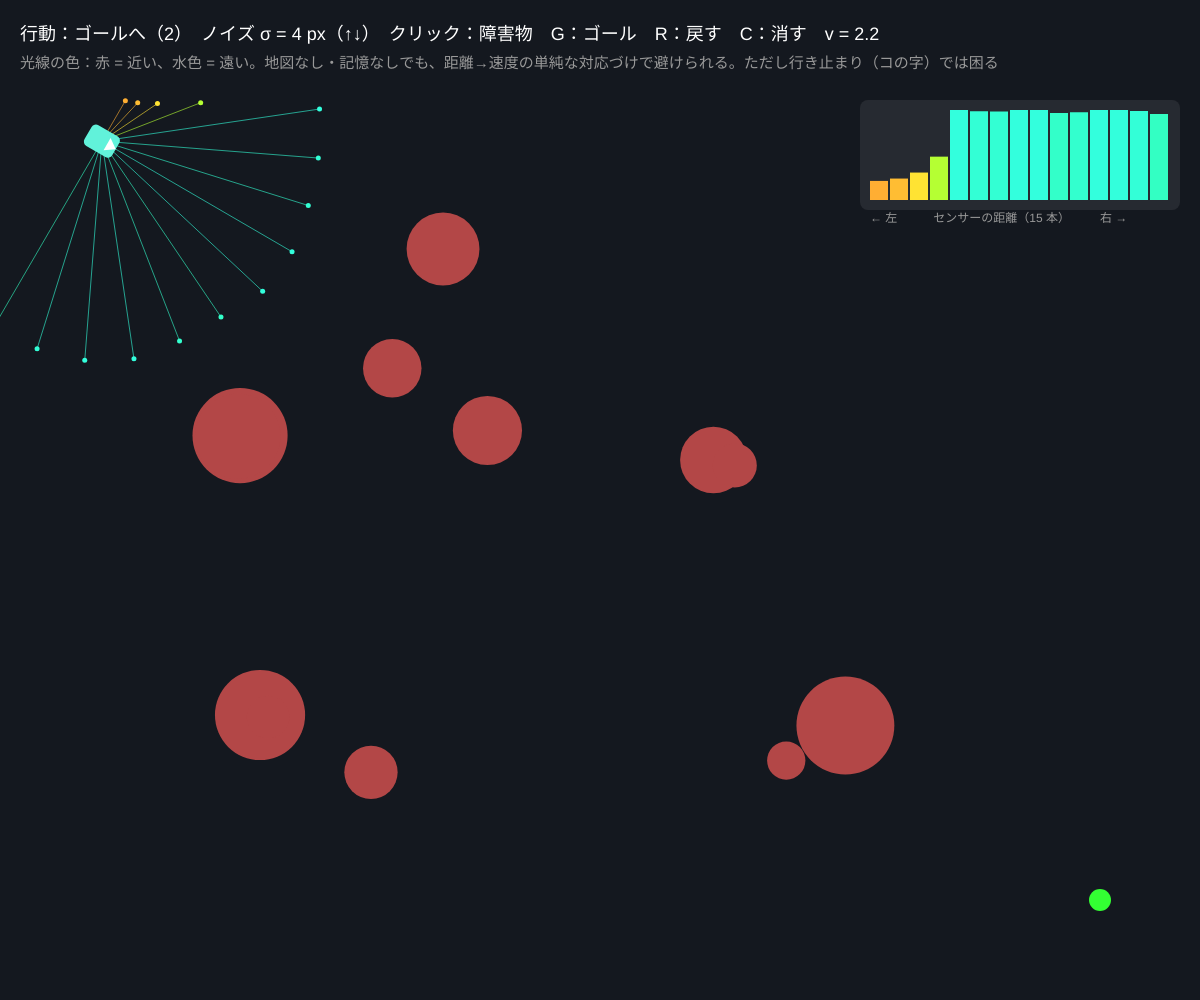
Frame 1 (no input)
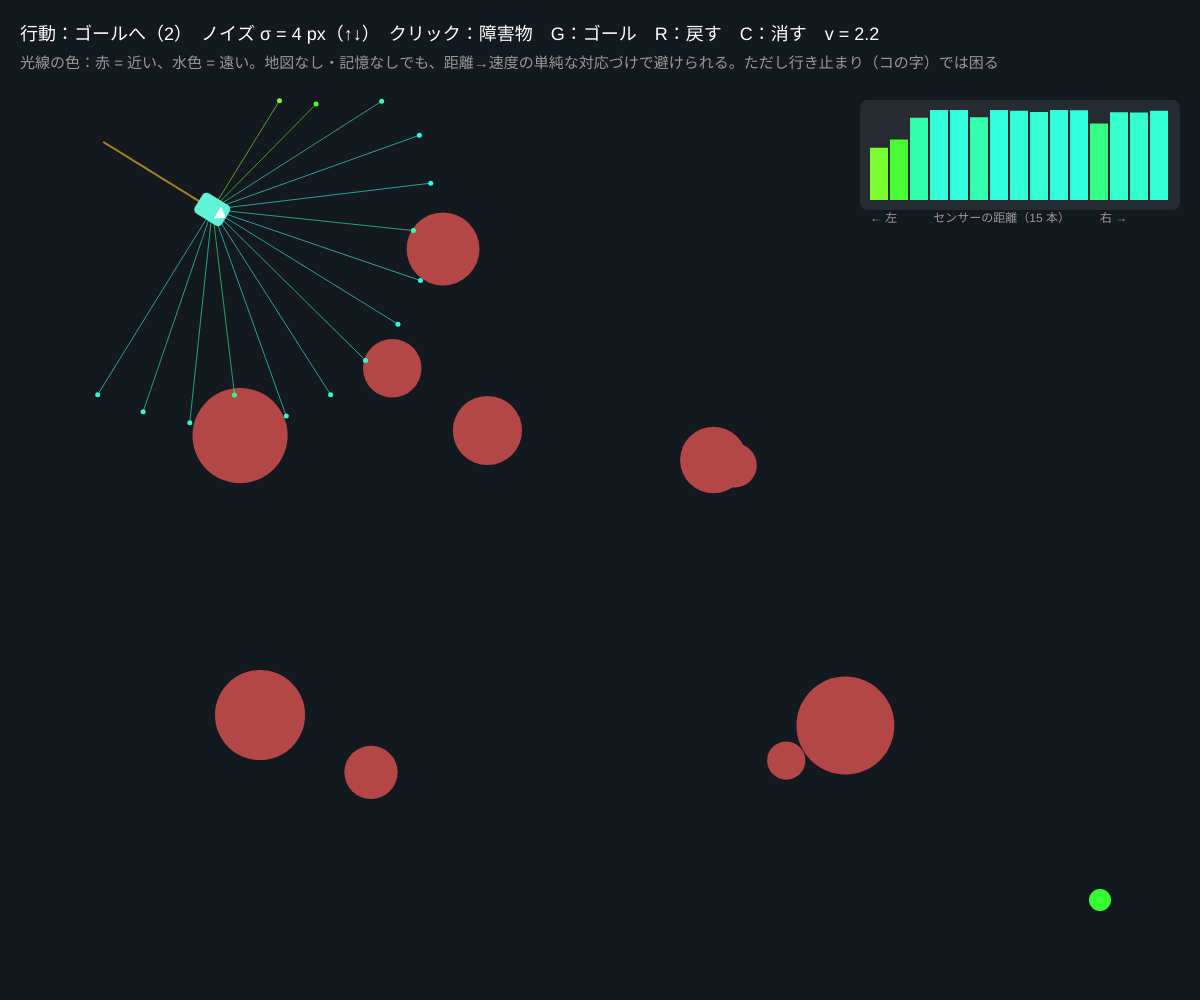
Frame 60 (no input)
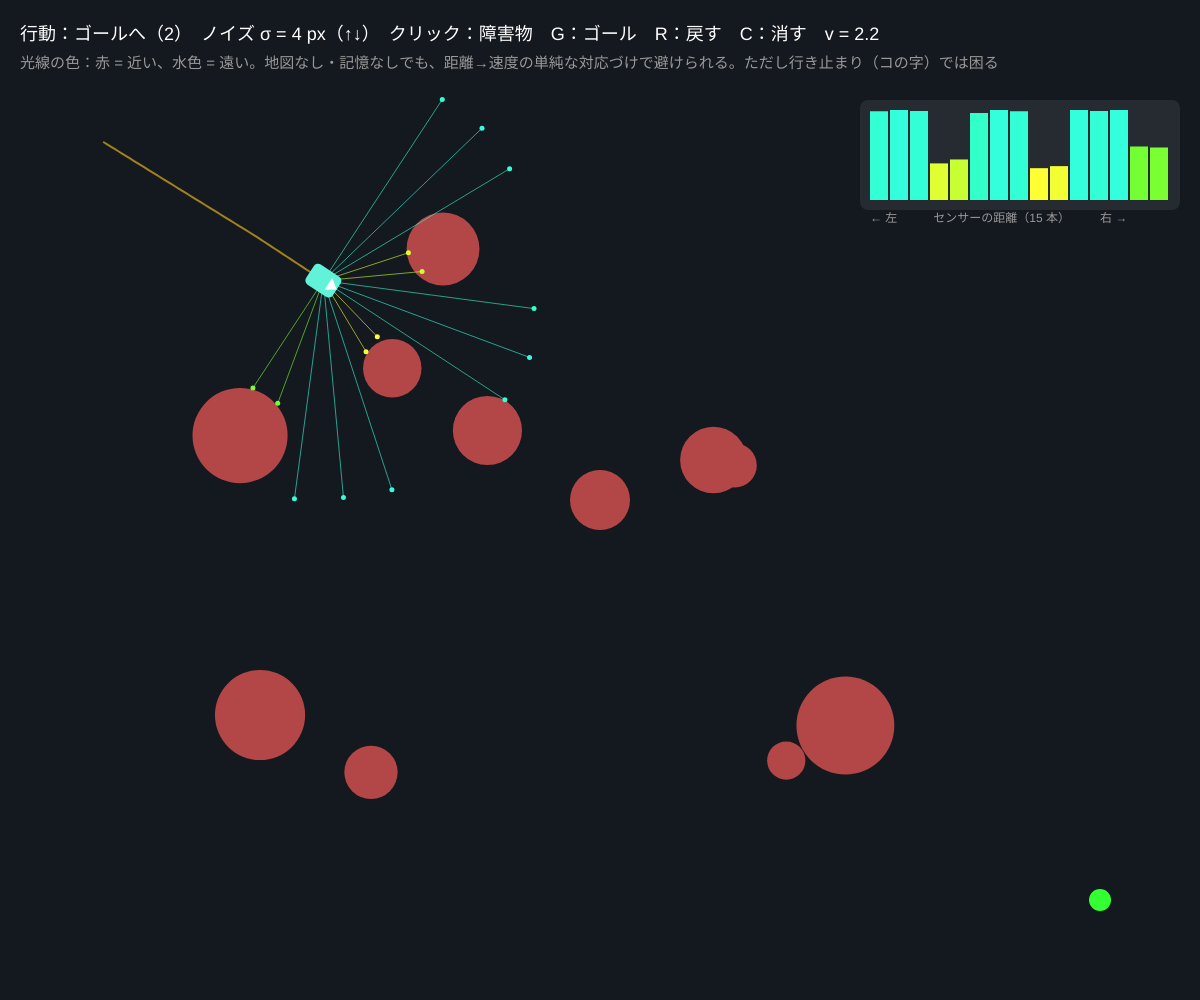
Frame 120 (the mouse pressed at the canvas centre since frame 60)

The p5.js sketch that drew these frames (run headless with seeded random() and noise() and a simulated clock; from frame 60 on, the mouse is pressed at the canvas centre):

// p5.js sketch
// ── sketch.js
// ============================================
// 09 距離センサーと障害物回避
// ロボットは地図を持っていない。前方に扇形に飛ばした光線（LiDAR）の「距離」だけで動く
//   1 ブライテンベルク：左が近いと右へ、右が近いと左へ。反射だけで壁を避ける虫のような動き
//   2 ゴールへ：ゴールの方へ向かいつつ、前が詰まったら空いている側へ（bug 法のアイデア）
// クリック = 障害物を置く / G = ゴールをマウスへ / 1・2 = 行動 / ↑↓ = センサーのノイズ / R = ロボットを戻す / C = 障害物を消す
// ============================================

let robot;                      // {x, y, th}
let obstacles = [];             // {x, y, r}
let goal;
let nRays = 15;                 // ★ 光線の本数
let fov = Math.PI;              // ★ 視野角（180°）
let maxRange = 220;             // ★ 測れる最大距離
let noiseSigma = 4;             // ★ 距離のノイズ（px）
let ranges = [];
let mode = 2;
let vMax = 2.2;
let trail = [];

function setup() {
  createCanvas(windowWidth, windowHeight);
  colorMode(HSB, 360, 100, 100, 100);
  randomSeed(11);
  for (let i = 0; i < 12; i++) obstacles.push({ x: random(200, width - 200), y: random(150, height - 60), r: random(18, 50) });
  goal = { x: width - 100, y: height - 100 };
  resetRobot();
}
function resetRobot() { robot = { x: 100, y: 140, th: 0.5 }; trail = []; }

// ★ 1 本の光線：角度 a で飛ばし、最初にぶつかる障害物（円）か画面の端までの距離
function castRay(x, y, a) {
  let dx = cos(a), dy = sin(a);
  let best = maxRange;
  for (let o of obstacles) {
    // 円との交点（二次方程式）
    let fx = x - o.x, fy = y - o.y;
    let b = 2 * (fx * dx + fy * dy), c = fx * fx + fy * fy - o.r * o.r;
    let disc = b * b - 4 * c;
    if (disc < 0) continue;
    let t = (-b - sqrt(disc)) / 2;
    if (t > 0 && t < best) best = t;
  }
  // 画面の端（壁）
  for (let t of [dx > 0 ? (width - x) / dx : dx < 0 ? -x / dx : Infinity, dy > 0 ? (height - y) / dy : dy < 0 ? (100 - y) / dy : Infinity]) if (t > 0 && t < best) best = t;
  return best;
}

function sense() {
  ranges = [];
  for (let i = 0; i < nRays; i++) {
    let a = robot.th - fov / 2 + fov * i / (nRays - 1);
    let d = castRay(robot.x, robot.y, a) + randomGaussian() * noiseSigma;
    ranges.push(constrain(d, 1, maxRange));
  }
}

// ★ 行動 1：ブライテンベルク。近い光線ほど強く反対側へ押す
function braitenberg() {
  let turn = 0;
  for (let i = 0; i < nRays; i++) {
    let side = (i - (nRays - 1) / 2) / ((nRays - 1) / 2);     // −1（左）〜 +1（右）
    let closeness = 1 - ranges[i] / maxRange;
    turn -= side * closeness * closeness * 0.25;                // 右が近い → 左へ（マイナス）
  }
  let front = ranges[floor(nRays / 2)];
  if (front < 50 && abs(turn) < 0.02) turn = 0.1;             // 真正面に壁 → とりあえず右へ
  return { v: vMax * min(1, front / 120), w: turn };
}

// ★ 行動 2：ゴールへ向かう＋避ける。ゴール方向に一番近い「空いている光線」を選ぶ
function goToGoal() {
  let dGoal = sqrt(sq(goal.x - robot.x) + sq(goal.y - robot.y));
  if (dGoal < 15) return { v: 0, w: 0 };
  let aGoal = atan2(goal.y - robot.y, goal.x - robot.x);
  let bestI = -1, bestScore = Infinity;
  for (let i = 0; i < nRays; i++) {
    let a = robot.th - fov / 2 + fov * i / (nRays - 1);
    let clear = ranges[i] > 70;                                 // ★ 70 px 以上空いていれば通れる
    if (!clear) continue;
    let diff = abs(atan2(sin(a - aGoal), cos(a - aGoal)));
    if (diff < bestScore) { bestScore = diff; bestI = i; }
  }
  if (bestI < 0) return { v: 0.3, w: 0.08 };                   // 全部ふさがっている → ゆっくり回る
  let aBest = robot.th - fov / 2 + fov * bestI / (nRays - 1);
  let e = atan2(sin(aBest - robot.th), cos(aBest - robot.th));
  let front = ranges[floor(nRays / 2)];
  return { v: vMax * min(1, front / 100) * min(1, dGoal / 50), w: 0.12 * e };
}

function draw() {
  background(215, 35, 12);
  sense();
  let u = mode === 1 ? braitenberg() : goToGoal();
  u.w = constrain(u.w, -0.15, 0.15);
  robot.th += u.w;
  robot.x += u.v * cos(robot.th);
  robot.y += u.v * sin(robot.th);
  robot.x = constrain(robot.x, 12, width - 12); robot.y = constrain(robot.y, 112, height - 12);
  if (frameCount % 2 === 0) { trail.push({ x: robot.x, y: robot.y }); if (trail.length > 1500) trail.shift(); }

  noStroke();
  fill(0, 60, 70);
  for (let o of obstacles) circle(o.x, o.y, o.r * 2);
  if (mode === 2) { fill(120, 80, 100); circle(goal.x, goal.y, 22); }
  stroke(45, 90, 100, 60);
  strokeWeight(2);
  noFill();
  beginShape();
  for (let p of trail) vertex(p.x, p.y);
  endShape();
  // 光線
  for (let i = 0; i < nRays; i++) {
    let a = robot.th - fov / 2 + fov * i / (nRays - 1);
    let d = ranges[i];
    stroke(map(d, 0, maxRange, 0, 170), 80, 100, 60);
    strokeWeight(1);
    line(robot.x, robot.y, robot.x + cos(a) * d, robot.y + sin(a) * d);
    noStroke();
    fill(map(d, 0, maxRange, 0, 170), 80, 100);
    circle(robot.x + cos(a) * d, robot.y + sin(a) * d, 5);
  }
  push();
  translate(robot.x, robot.y);
  rotate(robot.th);
  noStroke();
  fill(170, 60, 95);
  rect(-16, -12, 32, 24, 5);
  fill(0, 0, 100);
  triangle(16, 0, 6, -7, 6, 7);
  pop();

  // 距離の棒グラフ（センサーから見た世界）
  let gx = width - 330, gy = 100, bw = 300 / nRays;
  noStroke();
  fill(0, 0, 100, 8);
  rect(gx - 10, gy, 320, 110, 8);
  for (let i = 0; i < nRays; i++) {
    let h = ranges[i] / maxRange * 90;
    fill(map(ranges[i], 0, maxRange, 0, 170), 80, 100);
    rect(gx + i * bw, gy + 100 - h, bw - 2, h);
  }
  fill(0, 0, 60);
  textSize(12);
  text('← 左　　　センサーの距離（' + nRays + ' 本）　　　右 →', gx, gy + 122);

  fill(0, 0, 100);
  textSize(18);
  text('行動：' + (mode === 1 ? 'ブライテンベルク（1）' : 'ゴールへ（2）') + '　ノイズ σ = ' + noiseSigma + ' px（↑↓）　クリック：障害物　G：ゴール　R：戻す　C：消す　v = ' + nf(u.v, 1, 1), 20, 40);
  fill(0, 0, 60);
  textSize(15);
  text('光線の色：赤 = 近い、水色 = 遠い。地図なし・記憶なしでも、距離→速度の単純な対応づけで避けられる。ただし行き止まり（コの字）では困る', 20, 68);
}

function mousePressed() { if (mouseY > 90) obstacles.push({ x: mouseX, y: mouseY, r: 30 }); }
function keyPressed() {
  if (key === '1') mode = 1;
  if (key === '2') mode = 2;
  if (key === 'g' || key === 'G') goal = { x: mouseX, y: max(110, mouseY) };
  if (key === UP_ARROW) noiseSigma = min(60, noiseSigma + 4);
  if (key === DOWN_ARROW) noiseSigma = max(0, noiseSigma - 4);
  if (key === 'r' || key === 'R') resetRobot();
  if (key === 'c' || key === 'C') obstacles = [];
}

// ---------- やってみよう ----------
// 1. ノイズを 40 にすると急にふらつく。平均をとる（直前の値となめらかにする）と安定するか試そう
// 2. nRays を 3 にしても避けられる？ 1 本では？（本物の安いロボットは 3〜5 個の超音波センサー）
// 3. 障害物で「コ」の字をつくってゴールをその奥に置く。2 はどうなる？（06 の局所解と同じ問題）
// 4. 行動 1 の「近いほど強く反対へ」の符号を逆にすると「光に寄る虫」になる。やってみよう
